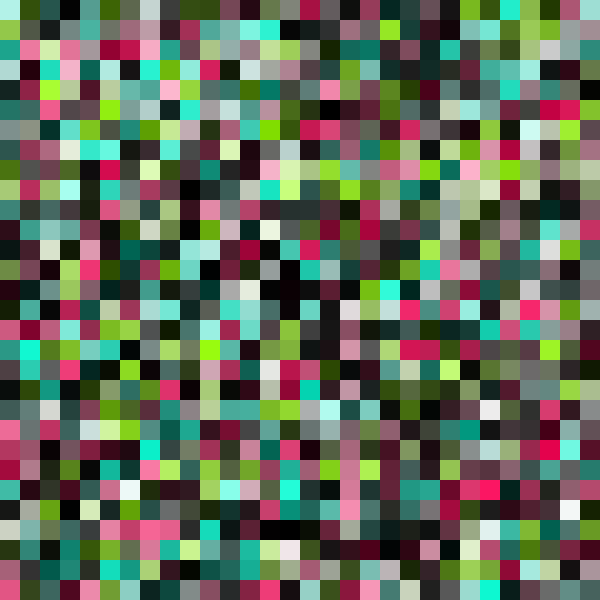
Frame 1 (no input)
Frame 60 (the mouse pressed at the canvas centre just before this capture): identical to frame 1, image omitted
Frame 120 (the mouse held since frame 60 and released just before this capture): identical to frame 1, image omitted

The Processing sketch that drew this single still picture (run headless with seeded random() and noise(); from frame 60 on, the mouse is pressed at the canvas centre):

// Processing sketch: berry
// ── berry.pde
// 色パレットの例
// ベリー系の果物を思わせる配色

void setup() {
  size(600, 600);

  // 色空間はHSB
  colorMode(HSB, 360, 100, 100);
  noStroke();

  // 2重のfor文でグリッドを描く
  for (int iy = 0; iy < 30; iy++) {
    for (int ix = 0; ix < 30; ix++) {
      // 色相を3パターンに固定する
      float rnd = random(0, 100);
      float h = 0;
      if (rnd < 33) {
        h = 85;
      } else if (rnd < 66) {
        h = 170;
      } else {
        h = 340;
      }
      float s = random(0, 100);
      float b = random(0, 100);
      fill(h, s, b);

      rect(
        ix * 20, iy * 20,
        20, 20
      );
    }
  }
}

void draw() {
}

// クリックしたとき、キャンバスを画像として保存
void mousePressed() {
  save("grid-berry.png");
}
